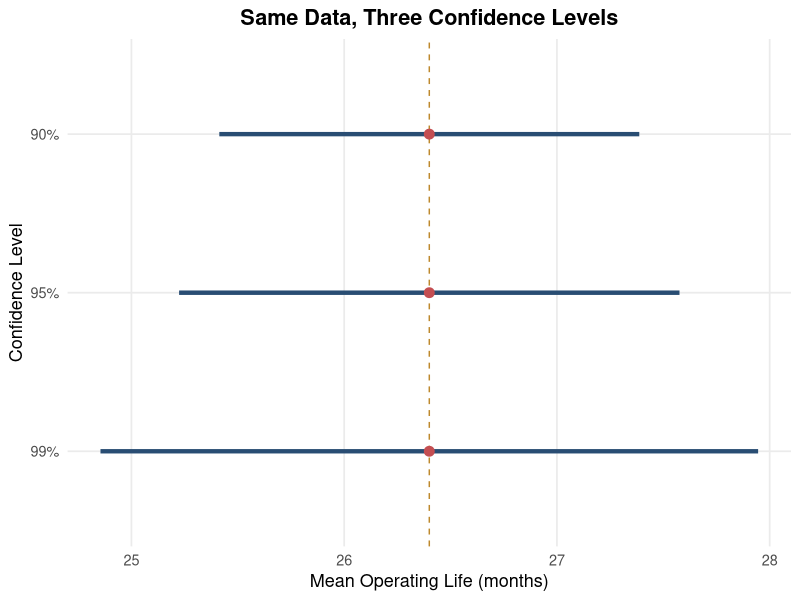
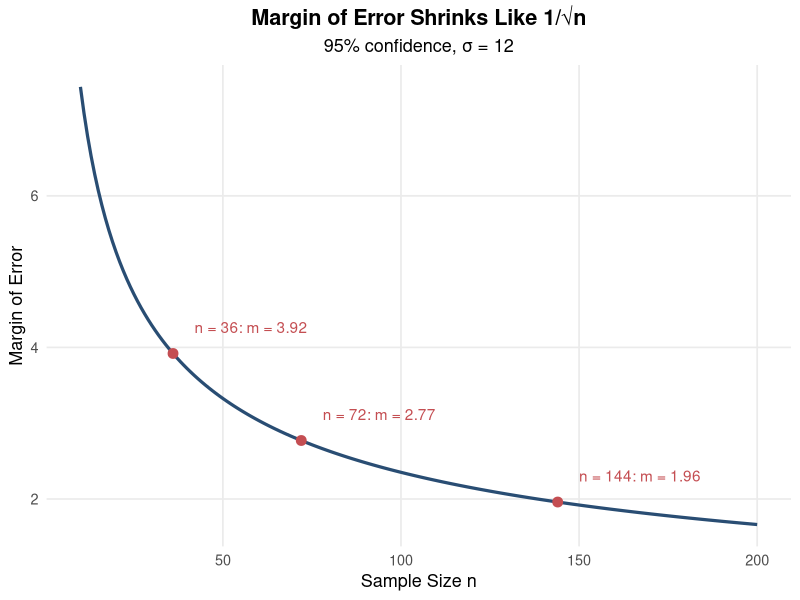
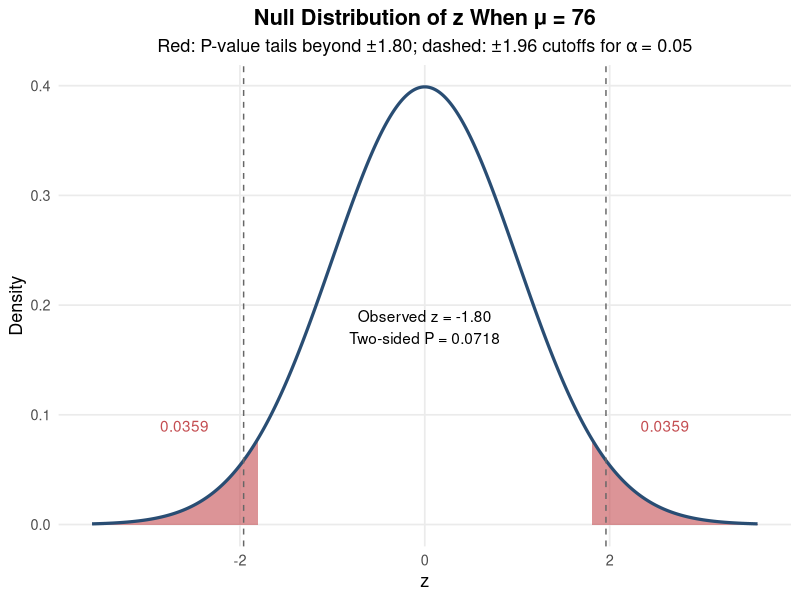
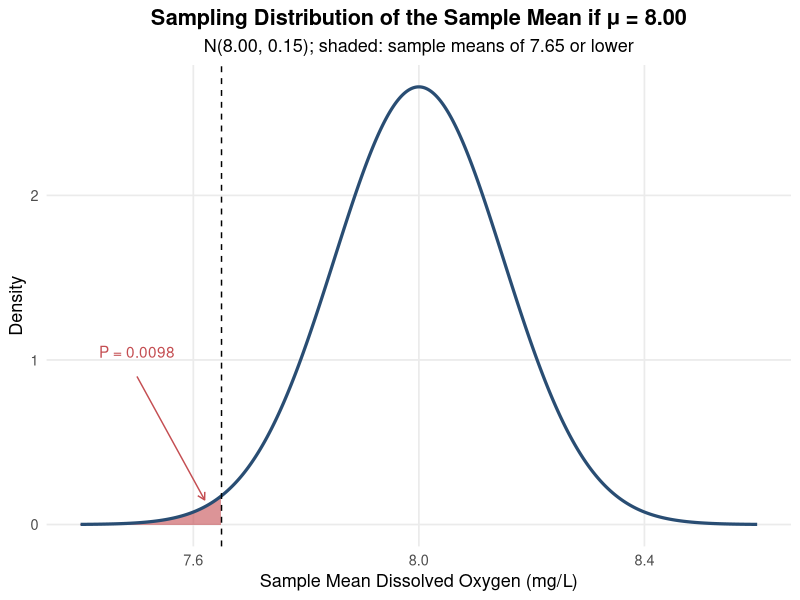
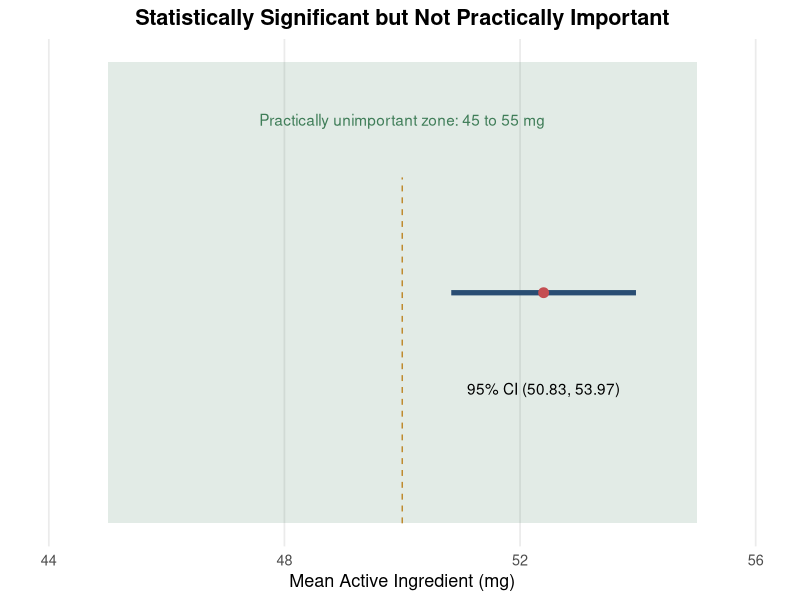
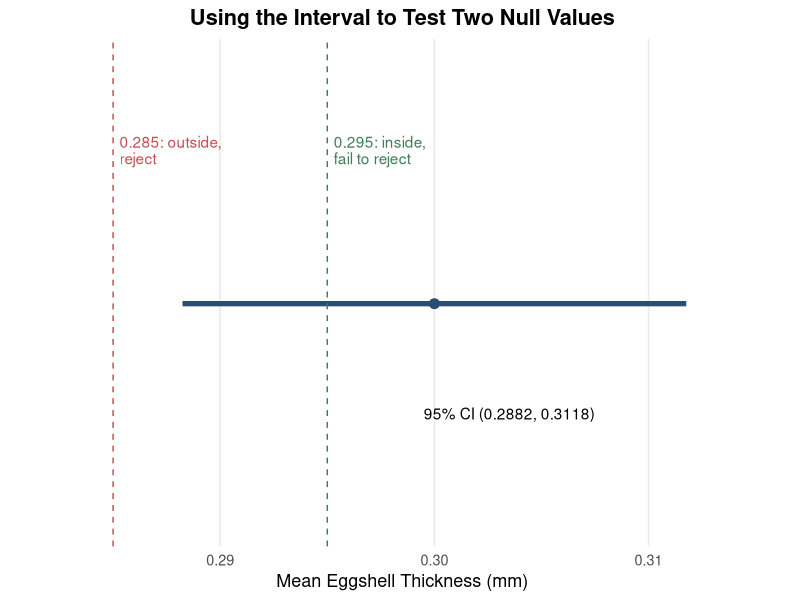
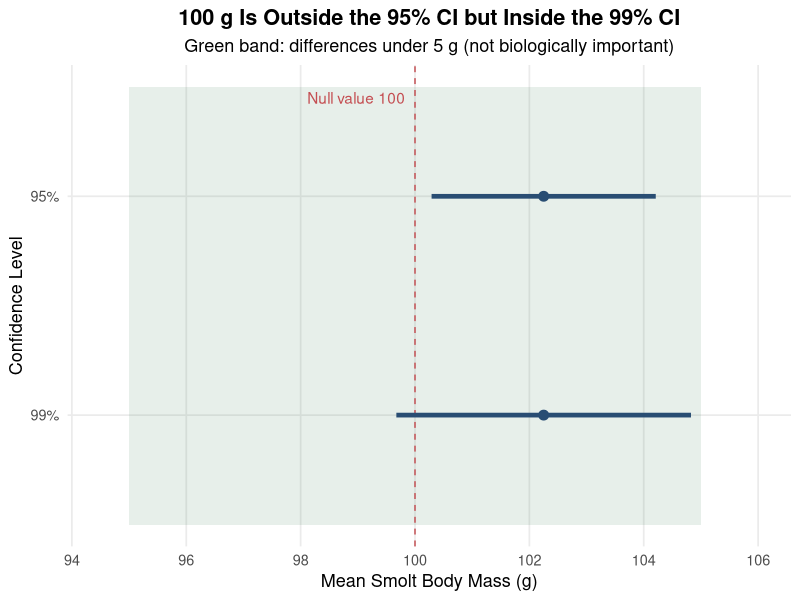

The R script that drew these images, in order:
## ---- chunk 1
knitr::opts_chunk$set(
  echo = FALSE,
  warning = FALSE,
  message = FALSE,
  fig.align = "center",
  fig.retina = 2,
  out.width = "88%",
  fig.width = 6.4,
  fig.height = 3.4
)

suppressPackageStartupMessages(library(ggplot2))

hw_blue  <- "#294D73"
hw_red   <- "#C44E52"
hw_green <- "#3F7D58"
hw_gold  <- "#BE892D"
hw_grey  <- "#8FA8BF"

hw_theme <- theme_minimal(base_size = 13) +
  theme(
    plot.title = element_text(face = "bold", hjust = 0.5),
    plot.subtitle = element_text(hjust = 0.5),
    panel.grid.minor = element_blank(),
    legend.position = "bottom"
  )
## ---- chunk 2
q3 <- data.frame(
  level = factor(c("90%", "95%", "99%"), levels = c("99%", "95%", "90%")),
  lower = 26.4 - c(1.645, 1.960, 2.576) * 0.6,
  upper = 26.4 + c(1.645, 1.960, 2.576) * 0.6
)

ggplot(q3, aes(y = level)) +
  geom_vline(xintercept = 26.4, linetype = "dashed", colour = hw_gold) +
  geom_segment(aes(x = lower, xend = upper, yend = level), colour = hw_blue, linewidth = 1.5) +
  geom_point(aes(x = 26.4), colour = hw_red, size = 3) +
  labs(
    title = "Same Data, Three Confidence Levels",
    x = "Mean Operating Life (months)",
    y = "Confidence Level"
  ) +
  hw_theme
## ---- chunk 3
q4 <- data.frame(n = 10:200)
q4$margin <- 1.96 * 12 / sqrt(q4$n)
q4_points <- data.frame(n = c(36, 72, 144))
q4_points$margin <- 1.96 * 12 / sqrt(q4_points$n)

ggplot(q4, aes(n, margin)) +
  geom_line(colour = hw_blue, linewidth = 1.1) +
  geom_point(data = q4_points, colour = hw_red, size = 3) +
  geom_text(
    data = q4_points,
    aes(label = sprintf("n = %d: m = %.2f", n, margin)),
    hjust = 0, nudge_x = 6, nudge_y = 0.35, colour = hw_red
  ) +
  labs(
    title = "Margin of Error Shrinks Like 1/√n",
    subtitle = "95% confidence, σ = 12",
    x = "Sample Size n",
    y = "Margin of Error"
  ) +
  hw_theme
## ---- chunk 4
lengths <- c(
  38.1, 39.4, 40.0, 41.2, 41.5, 42.0, 42.3, 42.8,
  43.1, 43.5, 44.0, 44.4, 45.0, 45.5, 46.2, 47.0
)

x_bar <- mean(lengths)
standard_error <- 4 / sqrt(length(lengths))
margin_error <- 1.960 * standard_error

c(
  mean = x_bar,
  lower = x_bar - margin_error,
  upper = x_bar + margin_error
)
## ---- chunk 5
zg <- seq(-3.6, 3.6, length.out = 800)
q8 <- data.frame(z = zg, d = dnorm(zg))

ggplot(q8, aes(z, d)) +
  geom_area(data = subset(q8, z <= -1.8), fill = hw_red, alpha = 0.6) +
  geom_area(data = subset(q8, z >= 1.8), fill = hw_red, alpha = 0.6) +
  geom_line(colour = hw_blue, linewidth = 1.1) +
  geom_vline(xintercept = c(-1.96, 1.96), linetype = "dashed", colour = "grey40") +
  annotate("text", x = -2.6, y = 0.09, label = "0.0359", colour = hw_red) +
  annotate("text", x = 2.6, y = 0.09, label = "0.0359", colour = hw_red) +
  annotate("text", x = 0, y = 0.18, label = "Observed z = -1.80\nTwo-sided P = 0.0718") +
  labs(
    title = "Null Distribution of z When μ = 76",
    subtitle = "Red: P-value tails beyond ±1.80; dashed: ±1.96 cutoffs for α = 0.05",
    x = "z",
    y = "Density"
  ) +
  hw_theme
## ---- chunk 6
xg <- seq(7.4, 8.6, length.out = 800)
q11 <- data.frame(x = xg, d = dnorm(xg, 8, 0.15))

ggplot(q11, aes(x, d)) +
  geom_area(data = subset(q11, x <= 7.65), fill = hw_red, alpha = 0.6) +
  geom_line(colour = hw_blue, linewidth = 1.1) +
  geom_vline(xintercept = 7.65, linetype = "dashed") +
  annotate("segment", x = 7.5, y = 0.9, xend = 7.62, yend = 0.15,
           colour = hw_red, arrow = arrow(length = unit(0.08, "inches"))) +
  annotate("text", x = 7.5, y = 1.05, label = "P = 0.0098", colour = hw_red) +
  labs(
    title = "Sampling Distribution of the Sample Mean if μ = 8.00",
    subtitle = "N(8.00, 0.15); shaded: sample means of 7.65 or lower",
    x = "Sample Mean Dissolved Oxygen (mg/L)",
    y = "Density"
  ) +
  hw_theme
## ---- chunk 7
x_bar <- 10.6
mu_0 <- 10
sigma <- 2.1
n <- 49

standard_error <- sigma / sqrt(n)
z_observed <- (x_bar - mu_0) / standard_error
p_value <- pnorm(z_observed, lower.tail = FALSE)

c(standard_error = standard_error,
  z_statistic = z_observed,
  p_value = p_value)
## ---- chunk 8
ggplot() +
  annotate("rect", xmin = 45, xmax = 55, ymin = 0.4, ymax = 1.6, fill = hw_green, alpha = 0.15) +
  annotate("text", x = 50, y = 1.45, label = "Practically unimportant zone: 45 to 55 mg", colour = hw_green) +
  annotate("segment", x = 50, xend = 50, y = 0.4, yend = 1.3, linetype = "dashed", colour = hw_gold) +
  annotate("segment", x = 50.832, xend = 53.968, y = 1, yend = 1, colour = hw_blue, linewidth = 1.8) +
  annotate("point", x = 52.4, y = 1, colour = hw_red, size = 3) +
  annotate("text", x = 52.4, y = 0.75, label = "95% CI (50.83, 53.97)") +
  scale_x_continuous(limits = c(44, 56)) +
  scale_y_continuous(limits = c(0.4, 1.6)) +
  labs(
    title = "Statistically Significant but Not Practically Important",
    x = "Mean Active Ingredient (mg)",
    y = NULL
  ) +
  hw_theme +
  theme(axis.text.y = element_blank(), panel.grid.major.y = element_blank())
## ---- chunk 9
ggplot() +
  annotate("segment", x = 0.28824, xend = 0.31176, y = 1, yend = 1, colour = hw_blue, linewidth = 1.8) +
  annotate("point", x = 0.300, y = 1, colour = hw_blue, size = 3) +
  geom_vline(xintercept = 0.285, linetype = "dashed", colour = hw_red) +
  geom_vline(xintercept = 0.295, linetype = "dashed", colour = hw_green) +
  annotate("text", x = 0.2853, y = 1.35, label = "0.285: outside,\nreject", colour = hw_red, lineheight = 0.9, hjust = 0) +
  annotate("text", x = 0.2953, y = 1.35, label = "0.295: inside,\nfail to reject", colour = hw_green, lineheight = 0.9, hjust = 0) +
  annotate("text", x = 0.3035, y = 0.75, label = "95% CI (0.2882, 0.3118)") +
  scale_y_continuous(limits = c(0.5, 1.55)) +
  scale_x_continuous(limits = c(0.282, 0.315)) +
  labs(
    title = "Using the Interval to Test Two Null Values",
    x = "Mean Eggshell Thickness (mm)",
    y = NULL
  ) +
  hw_theme +
  theme(axis.text.y = element_blank(), panel.grid.major.y = element_blank())
## ---- chunk 10
x_bar <- 102.25
mu_0 <- 100
sigma <- 10
n <- 100

standard_error <- sigma / sqrt(n)
z_observed <- (x_bar - mu_0) / standard_error
p_value <- 2 * pnorm(-abs(z_observed))

ci_95 <- x_bar + c(-1, 1) * 1.960 * standard_error
ci_99 <- x_bar + c(-1, 1) * 2.576 * standard_error

list(
  standard_error = standard_error,
  z_statistic = z_observed,
  p_value = p_value,
  confidence_interval_95 = ci_95,
  confidence_interval_99 = ci_99
)
## ---- chunk 11
q16 <- data.frame(
  level = factor(c("95%", "99%"), levels = c("99%", "95%")),
  lower = 102.25 - c(1.960, 2.576),
  upper = 102.25 + c(1.960, 2.576)
)

ggplot(q16, aes(y = level)) +
  annotate("rect", xmin = 95, xmax = 105, ymin = 0.5, ymax = 2.5, fill = hw_green, alpha = 0.12) +
  geom_vline(xintercept = 100, linetype = "dashed", colour = hw_red) +
  geom_segment(aes(x = lower, xend = upper, yend = level), colour = hw_blue, linewidth = 1.6) +
  geom_point(aes(x = 102.25), colour = hw_blue, size = 3) +
  annotate("text", x = 100, y = 2.45, label = "Null value 100", colour = hw_red, hjust = 1.1) +
  scale_x_continuous(limits = c(94.5, 106)) +
  labs(
    title = "100 g Is Outside the 95% CI but Inside the 99% CI",
    subtitle = "Green band: differences under 5 g (not biologically important)",
    x = "Mean Smolt Body Mass (g)",
    y = "Confidence Level"
  ) +
  hw_theme
